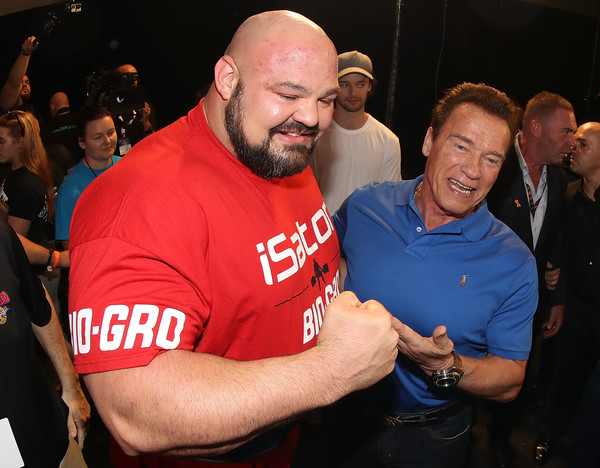
#> input picture Assignments/A05/input_images/Arnold.jpg, 600 x 468 px, found by its file name
$ python match.py --folder ../A05/input_images --image ../A05/input_images/Arnold.jpg   (older library calls are emulated)
#> lines starting #> are read from the running program, lines starting #| are printed output that depends on the picture
"""
Course: cmps 4883
Assignemt: A07
Date: 3/14/19
Github username: travisbales2304
Repo url: https://github.com/travisbales2304/4883-SWTools-Bales
Name: Travis Bales
Description:
	Loop through a folder of files and compares a single image of your choice to the rest inside and
	shows the closest image to that image within the folder
"""
# import the necessary packages
from skimage.measure import compare_ssim as ssim
from skimage.transform import resize
from skimage import io
import matplotlib.pyplot as plt
import numpy as np
import argparse
import cv2
import os


# construct the argument parse and parse the arguments
ap = argparse.ArgumentParser()
ap.add_argument("-f", "--folder", required=True,
	help="folder of images to compar")
ap.add_argument("-s", "--image", required=True,
	help="image to compare")
args = vars(ap.parse_args())


path = args["folder"] + "/"
comparing_image = cv2.imread(path + args["image"])
#> comparing_image is the input picture: shape (468, 600, 3); mean B, G, R 57.2, 58.2, 101.8
comparing_image = cv2.cvtColor(comparing_image, cv2.COLOR_BGR2GRAY)
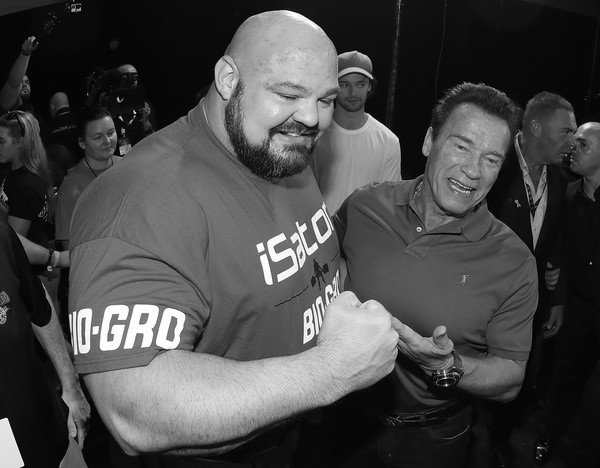
#> comparing_image: shape (468, 600); min 0, max 255, mean 71.1
closest_image = cv2.imread(path + "boom.png")
closest_image_number = 0.0

def mse(imageA, imageB):
	# the 'Mean Squared Error' between the two images is the
	# sum of the squared difference between the two images;
	# NOTE: the two images must have the same dimension
	err = np.sum((imageA.astype("float") - imageB.astype("float")) ** 2)
	err /= float(imageA.shape[0] * imageA.shape[1])

	# return the MSE, the lower the error, the more "similar"
	# the two images are
	return err

def compare_images(imageA, imageB, title, currentssim):
	# compute the mean squared error and structural similarity
	# index for the images
	m = mse(imageA, imageB)
	s = ssim(imageA, imageB)

	if currentssim < s and s != 1:
		global closest_image_number
		closest_image_number = s
		closest_image_number = s
		global closest_image
		closest_image = imageB


#loops though the folder given and gets all images resizes them if needed and compares them with
#the image you want to compare with
for image_path in os.listdir(path):
	im2comp = cv2.imread(path + image_path)
	im2comp = cv2.cvtColor(im2comp, cv2.COLOR_BGR2GRAY)
	im2comp = cv2.resize(im2comp,dsize=(64,64), interpolation=cv2.INTER_CUBIC)
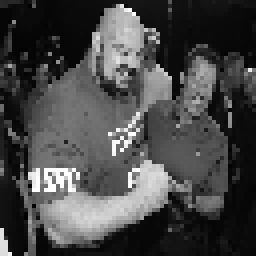
#> im2comp: shape (64, 64) (shown 4 times larger); min 0, max 255, mean 71.5
	compare_images(comparing_image,im2comp,"compared", closest_image_number)
#> (the run stopped early here; a loop or call above may not have finished)
